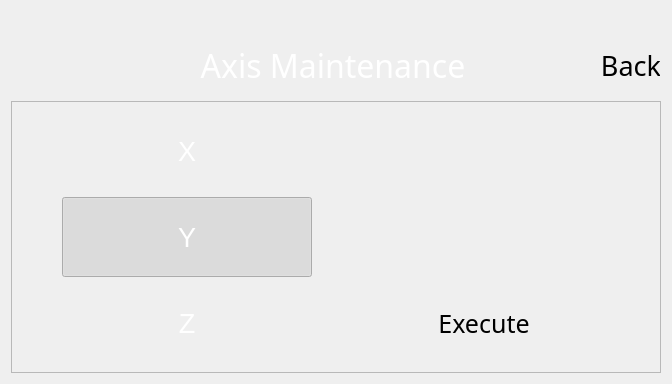
  <widget class="QWidget" name="axes_page">
   <layout class="QVBoxLayout" name="verticalLayout_7">
    <item>
     <spacer name="verticalSpacer_13">
      <property name="orientation">
       <enum>Qt::Orientation::Vertical</enum>
      </property>
      <property name="sizeType">
       <enum>QSizePolicy::Policy::Minimum</enum>
      </property>
      <property name="sizeHint" stdset="0">
       <size>
        <width>20</width>
        <height>24</height>
       </size>
      </property>
     </spacer>
    </item>
    <item>
     <layout class="QHBoxLayout" name="lcd_settings_header_layout">
      <item>
       <spacer name="horizontalSpacer_3">
        <property name="orientation">
         <enum>Qt::Orientation::Horizontal</enum>
        </property>
        <property name="sizeType">
         <enum>QSizePolicy::Policy::Minimum</enum>
        </property>
        <property name="sizeHint" stdset="0">
         <size>
          <width>60</width>
          <height>20</height>
         </size>
        </property>
       </spacer>
      </item>
      <item>
       <widget class="QLabel" name="lcd_settings_title_label">
        <property name="sizePolicy">
         <sizepolicy hsizetype="Expanding" vsizetype="Minimum">
          <horstretch>0</horstretch>
          <verstretch>0</verstretch>
         </sizepolicy>
        </property>
        <property name="maximumSize">
         <size>
          <width>16777215</width>
          <height>60</height>
         </size>
        </property>
        <property name="font">
         <font>
          <family>Momcake</family>
          <pointsize>24</pointsize>
         </font>
        </property>
        <property name="styleSheet">
         <string notr="true">background: transparent; color: white;</string>
        </property>
        <property name="text">
         <string>Axis Maintenance</string>
        </property>
        <property name="alignment">
         <set>Qt::AlignCenter</set>
        </property>
        <property name="class" stdset="0">
         <string>title_text</string>
        </property>
       </widget>
      </item>
      <item>
       <widget class="IconButton" name="axes_back_btn">
        <property name="sizePolicy">
         <sizepolicy hsizetype="MinimumExpanding" vsizetype="Minimum">
          <horstretch>0</horstretch>
          <verstretch>0</verstretch>
         </sizepolicy>
        </property>
        <property name="minimumSize">
         <size>
          <width>60</width>
          <height>60</height>
         </size>
        </property>
        <property name="maximumSize">
         <size>
          <width>60</width>
          <height>60</height>
         </size>
        </property>
        <property name="font">
         <font>
          <family>Momcake</family>
          <pointsize>20</pointsize>
          <italic>false</italic>
          <stylestrategy>PreferAntialias</stylestrategy>
         </font>
        </property>
        <property name="mouseTracking">
         <bool>false</bool>
        </property>
        <property name="tabletTracking">
         <bool>true</bool>
        </property>
        <property name="contextMenuPolicy">
         <enum>Qt::ContextMenuPolicy::NoContextMenu</enum>
        </property>
        <property name="layoutDirection">
         <enum>Qt::LayoutDirection::LeftToRight</enum>
        </property>
        <property name="styleSheet">
         <string notr="true"/>
        </property>
        <property name="text">
         <string>Back</string>
        </property>
        <property name="autoDefault">
         <bool>false</bool>
        </property>
        <property name="flat">
         <bool>true</bool>
        </property>
        <property name="class" stdset="0">
         <string>menu_btn</string>
        </property>
        <property name="button_type" stdset="0">
         <string>icon</string>
        </property>
        <property name="icon_pixmap" stdset="0">
         <pixmap resource="resources/icon_resources.qrc">:/ui/media/btn_icons/back.svg</pixmap>
        </property>
       </widget>
      </item>
     </layout>
    </item>
    <item alignment="Qt::AlignHCenter">
     <widget class="BlocksCustomFrame" name="frame_2">
      <property name="sizePolicy">
       <sizepolicy hsizetype="Expanding" vsizetype="Expanding">
        <horstretch>0</horstretch>
        <verstretch>0</verstretch>
       </sizepolicy>
      </property>
      <property name="minimumSize">
       <size>
        <width>650</width>
        <height>0</height>
       </size>
      </property>
      <property name="frameShape">
       <enum>QFrame::Shape::StyledPanel</enum>
      </property>
      <property name="frameShadow">
       <enum>QFrame::Shadow::Raised</enum>
      </property>
      <layout class="QGridLayout" name="gridLayout">
       <item row="1" column="0">
        <widget class="GroupButton" name="am_y">
         <property name="minimumSize">
          <size>
           <width>60</width>
           <height>80</height>
          </size>
         </property>
         <property name="maximumSize">
          <size>
           <width>250</width>
           <height>80</height>
          </size>
         </property>
         <property name="palette">
          <palette>
           <active>
            <colorrole role="WindowText">
             <brush brushstyle="SolidPattern">
              <color alpha="255">
               <red>255</red>
               <green>255</green>
               <blue>255</blue>
              </color>
             </brush>
            </colorrole>
            <colorrole role="Text">
             <brush brushstyle="SolidPattern">
              <color alpha="255">
               <red>255</red>
               <green>255</green>
               <blue>255</blue>
              </color>
             </brush>
            </colorrole>
            <colorrole role="ButtonText">
             <brush brushstyle="SolidPattern">
              <color alpha="255">
               <red>255</red>
               <green>255</green>
               <blue>255</blue>
              </color>
             </brush>
            </colorrole>
           </active>
           <inactive>
            <colorrole role="WindowText">
             <brush brushstyle="SolidPattern">
              <color alpha="255">
               <red>255</red>
               <green>255</green>
               <blue>255</blue>
              </color>
             </brush>
            </colorrole>
            <colorrole role="Text">
             <brush brushstyle="SolidPattern">
              <color alpha="255">
               <red>255</red>
               <green>255</green>
               <blue>255</blue>
              </color>
             </brush>
            </colorrole>
            <colorrole role="ButtonText">
             <brush brushstyle="SolidPattern">
              <color alpha="255">
               <red>255</red>
               <green>255</green>
               <blue>255</blue>
              </color>
             </brush>
            </colorrole>
           </inactive>
           <disabled>
            <colorrole role="WindowText">
             <brush brushstyle="SolidPattern">
              <color alpha="255">
               <red>120</red>
               <green>120</green>
               <blue>120</blue>
              </color>
             </brush>
            </colorrole>
            <colorrole role="Text">
             <brush brushstyle="SolidPattern">
              <color alpha="255">
               <red>120</red>
               <green>120</green>
               <blue>120</blue>
              </color>
             </brush>
            </colorrole>
            <colorrole role="ButtonText">
             <brush brushstyle="SolidPattern">
              <color alpha="255">
               <red>120</red>
               <green>120</green>
               <blue>120</blue>
              </color>
             </brush>
            </colorrole>
           </disabled>
          </palette>
         </property>
         <property name="font">
          <font>
           <pointsize>20</pointsize>
          </font>
         </property>
         <property name="text">
          <string>Y</string>
         </property>
         <property name="checkable">
          <bool>true</bool>
         </property>
         <property name="checked">
          <bool>true</bool>
         </property>
         <property name="autoExclusive">
          <bool>true</bool>
         </property>
         <property name="flat">
          <bool>true</bool>
         </property>
         <attribute name="buttonGroup">
          <string notr="true">axis_maintenance_gb</string>
         </attribute>
        </widget>
       </item>
       <item row="2" column="1">
        <widget class="BlocksCustomButton" name="am_execute">
         <property name="sizePolicy">
          <sizepolicy hsizetype="Minimum" vsizetype="Expanding">
           <horstretch>0</horstretch>
           <verstretch>0</verstretch>
          </sizepolicy>
         </property>
         <property name="minimumSize">
          <size>
           <width>250</width>
           <height>80</height>
          </size>
         </property>
         <property name="maximumSize">
          <size>
           <width>250</width>
           <height>80</height>
          </size>
         </property>
         <property name="font">
          <font>
           <family>Momcake</family>
           <pointsize>19</pointsize>
           <italic>false</italic>
           <stylestrategy>PreferAntialias</stylestrategy>
          </font>
         </property>
         <property name="mouseTracking">
          <bool>false</bool>
         </property>
         <property name="tabletTracking">
          <bool>true</bool>
         </property>
         <property name="contextMenuPolicy">
          <enum>Qt::ContextMenuPolicy::NoContextMenu</enum>
         </property>
         <property name="layoutDirection">
          <enum>Qt::LayoutDirection::LeftToRight</enum>
         </property>
         <property name="styleSheet">
          <string notr="true"/>
         </property>
         <property name="text">
          <string>Execute</string>
         </property>
         <property name="autoDefault">
          <bool>false</bool>
         </property>
         <property name="flat">
          <bool>true</bool>
         </property>
         <property name="class" stdset="0">
          <string>menu_btn</string>
         </property>
         <property name="icon_pixmap" stdset="0">
          <pixmap resource="resources/icon_resources.qrc">:/dialog/media/btn_icons/yes.svg</pixmap>
         </property>
        </widget>
       </item>
       <item row="2" column="0">
        <widget class="GroupButton" name="am_z">
         <property name="minimumSize">
          <size>
           <width>60</width>
           <height>80</height>
          </size>
         </property>
         <property name="maximumSize">
          <size>
           <width>250</width>
           <height>80</height>
          </size>
         </property>
         <property name="palette">
          <palette>
           <active>
            <colorrole role="WindowText">
             <brush brushstyle="SolidPattern">
              <color alpha="255">
               <red>255</red>
               <green>255</green>
               <blue>255</blue>
              </color>
             </brush>
            </colorrole>
            <colorrole role="Text">
             <brush brushstyle="SolidPattern">
              <color alpha="255">
               <red>255</red>
               <green>255</green>
               <blue>255</blue>
              </color>
             </brush>
            </colorrole>
            <colorrole role="ButtonText">
             <brush brushstyle="SolidPattern">
              <color alpha="255">
               <red>255</red>
               <green>255</green>
               <blue>255</blue>
              </color>
             </brush>
            </colorrole>
           </active>
           <inactive>
            <colorrole role="WindowText">
             <brush brushstyle="SolidPattern">
              <color alpha="255">
               <red>255</red>
               <green>255</green>
               <blue>255</blue>
              </color>
             </brush>
            </colorrole>
            <colorrole role="Text">
             <brush brushstyle="SolidPattern">
              <color alpha="255">
               <red>255</red>
               <green>255</green>
               <blue>255</blue>
              </color>
             </brush>
            </colorrole>
            <colorrole role="ButtonText">
             <brush brushstyle="SolidPattern">
              <color alpha="255">
               <red>255</red>
               <green>255</green>
               <blue>255</blue>
              </color>
             </brush>
            </colorrole>
           </inactive>
           <disabled>
            <colorrole role="WindowText">
             <brush brushstyle="SolidPattern">
              <color alpha="255">
               <red>120</red>
               <green>120</green>
               <blue>120</blue>
              </color>
             </brush>
            </colorrole>
            <colorrole role="Text">
             <brush brushstyle="SolidPattern">
              <color alpha="255">
               <red>120</red>
               <green>120</green>
               <blue>120</blue>
              </color>
             </brush>
            </colorrole>
            <colorrole role="ButtonText">
             <brush brushstyle="SolidPattern">
              <color alpha="255">
               <red>120</red>
               <green>120</green>
               <blue>120</blue>
              </color>
             </brush>
            </colorrole>
           </disabled>
          </palette>
         </property>
         <property name="font">
          <font>
           <pointsize>20</pointsize>
          </font>
         </property>
         <property name="text">
          <string>Z</string>
         </property>
         <property name="checkable">
          <bool>true</bool>
         </property>
         <property name="checked">
          <bool>false</bool>
         </property>
         <property name="autoExclusive">
          <bool>true</bool>
         </property>
         <property name="flat">
          <bool>true</bool>
         </property>
         <attribute name="buttonGroup">
          <string notr="true">axis_maintenance_gb</string>
         </attribute>
        </widget>
       </item>
       <item row="0" column="0">
        <widget class="GroupButton" name="am_x">
         <property name="minimumSize">
          <size>
           <width>250</width>
           <height>80</height>
          </size>
         </property>
         <property name="maximumSize">
          <size>
           <width>250</width>
           <height>80</height>
          </size>
         </property>
         <property name="palette">
          <palette>
           <active>
            <colorrole role="WindowText">
             <brush brushstyle="SolidPattern">
              <color alpha="255">
               <red>255</red>
               <green>255</green>
               <blue>255</blue>
              </color>
             </brush>
            </colorrole>
            <colorrole role="Text">
             <brush brushstyle="SolidPattern">
              <color alpha="255">
               <red>255</red>
               <green>255</green>
               <blue>255</blue>
              </color>
             </brush>
            </colorrole>
            <colorrole role="ButtonText">
             <brush brushstyle="SolidPattern">
              <color alpha="255">
               <red>255</red>
               <green>255</green>
               <blue>255</blue>
              </color>
             </brush>
            </colorrole>
           </active>
           <inactive>
            <colorrole role="WindowText">
             <brush brushstyle="SolidPattern">
              <color alpha="255">
               <red>255</red>
               <green>255</green>
               <blue>255</blue>
              </color>
             </brush>
            </colorrole>
            <colorrole role="Text">
             <brush brushstyle="SolidPattern">
              <color alpha="255">
               <red>255</red>
               <green>255</green>
               <blue>255</blue>
              </color>
             </brush>
            </colorrole>
            <colorrole role="ButtonText">
             <brush brushstyle="SolidPattern">
              <color alpha="255">
               <red>255</red>
               <green>255</green>
               <blue>255</blue>
              </color>
             </brush>
            </colorrole>
           </inactive>
           <disabled>
            <colorrole role="WindowText">
             <brush brushstyle="SolidPattern">
              <color alpha="255">
               <red>120</red>
               <green>120</green>
               <blue>120</blue>
              </color>
             </brush>
            </colorrole>
            <colorrole role="Text">
             <brush brushstyle="SolidPattern">
              <color alpha="255">
               <red>120</red>
               <green>120</green>
               <blue>120</blue>
              </color>
             </brush>
            </colorrole>
            <colorrole role="ButtonText">
             <brush brushstyle="SolidPattern">
              <color alpha="255">
               <red>120</red>
               <green>120</green>
               <blue>120</blue>
              </color>
             </brush>
            </colorrole>
           </disabled>
          </palette>
         </property>
         <property name="font">
          <font>
           <pointsize>20</pointsize>
          </font>
         </property>
         <property name="text">
          <string>X</string>
         </property>
         <property name="checkable">
          <bool>true</bool>
         </property>
         <property name="checked">
          <bool>false</bool>
         </property>
         <property name="autoExclusive">
          <bool>true</bool>
         </property>
         <property name="flat">
          <bool>true</bool>
         </property>
         <attribute name="buttonGroup">
          <string notr="true">axis_maintenance_gb</string>
         </attribute>
        </widget>
       </item>
      </layout>
     </widget>
    </item>
   </layout>
  </widget>
